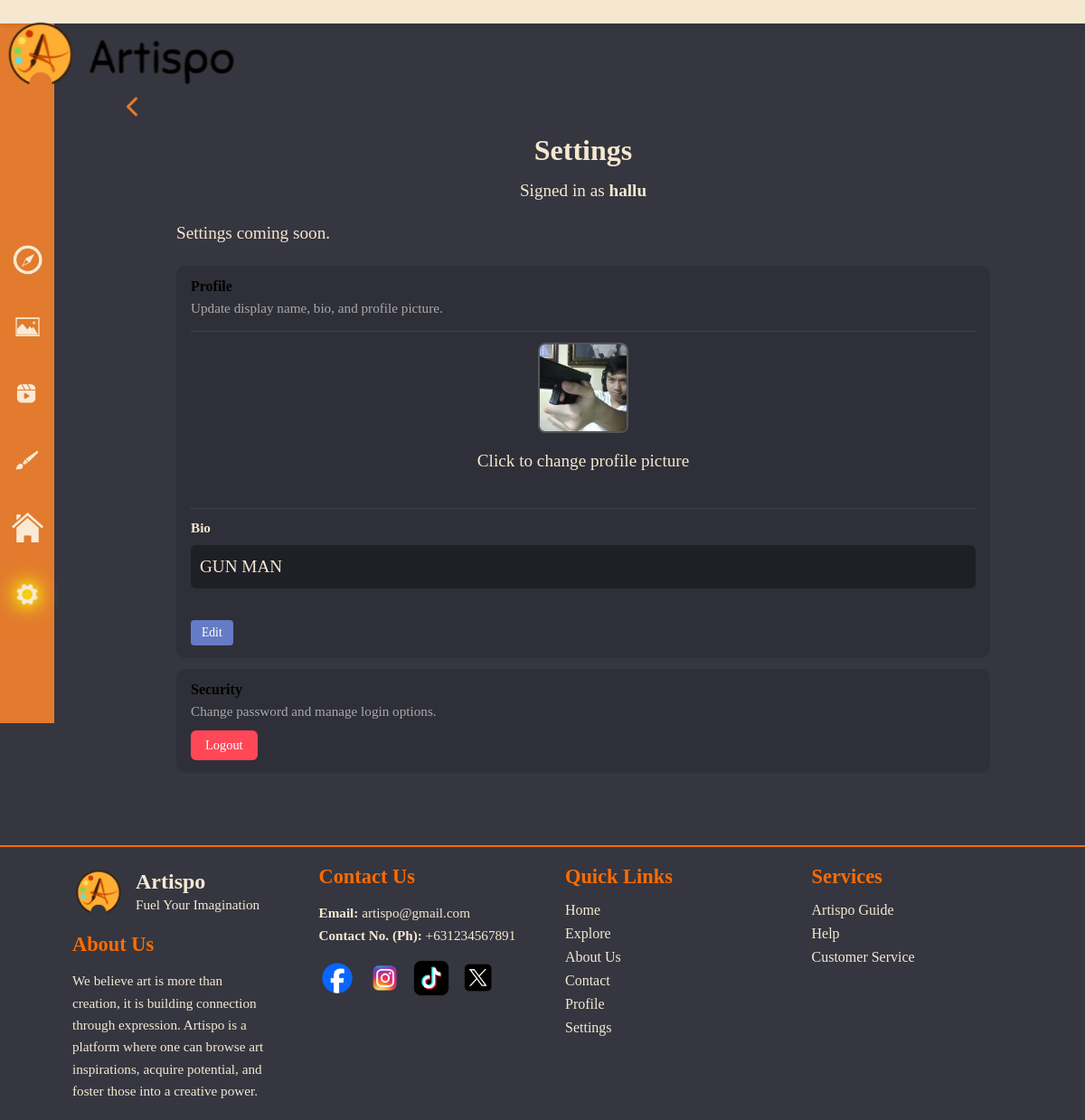
The app's page /settings.php (signed in) with its own data.
### tables this page shows
CREATE TABLE `users` (
  `_id` int(11) NOT NULL,
  `user_id` varchar(36) NOT NULL,
  `username` varchar(50) NOT NULL,
  `email` varchar(255) NOT NULL,
  `password` varchar(255) NOT NULL,
  `profile_picture` varchar(255) DEFAULT NULL,
  `bio` varchar(500) DEFAULT NULL
);

### settings.php (the view, shortened to what this page needs)
<?php
$username = $_SESSION['username'] ?? 'Guest';
$connection = make_db_connection("localhost", "artispo", "root", "");
$stmt = $connection->prepare("SELECT profile_picture, bio FROM users WHERE username = ?");
$stmt->execute([$username]);
$userData = $stmt->fetch(PDO::FETCH_ASSOC);
$userBio = $userData['bio'] ?? "";
$dbProfilePic = $userData['profile_picture'] ?? "";
if (!empty($dbProfilePic)) {
    $profilePic = "uploads/profile_pics/" . $dbProfilePic;
} else {
    $profilePic = "./img/profile-placeholder.png";
}
?>
<!DOCTYPE html>
<html lang="en">
<head>
  <link rel="stylesheet" href="./css/settings.css">
  <link rel="stylesheet" href="./css/profile.css">
  <link rel="stylesheet" href="https://cdnjs.cloudflare.com/ajax/libs/font-awesome/6.4.0/css/all.min.css">
</head>
<body>
  <header class="top-nav">
    <div class="nav-content">
      <div class="logo">
        <img src="./img/Artispo_logo_long.png" alt="Artispo Logo">
      </div>
    </div>
  </header>
  <aside class="sidebar">
    <a href="explore.php" class="icon"><img src="./img/Compass.png" alt="Compass"></a>
    <div class="icon"><img src="./img/Gallery.png" alt="Gallery"></div>
    <div class="icon"><img src="./img/Videos.png" alt="Videos"></div>
    <div class="icon"><img src="./img/paint-brush-icon.png" alt="Art"></div>
    <a href="home.php" class="icon"><img src="./img/Home.png" alt="Home"></a>
    <a href="settings.php" class="icon active"><img src="./img/Settings.png" alt="Settings"></a>
  </aside>
  <main class="profile-content">
    <div class="profile-card">
      <a href="#" class="back-button" onclick="window.history.back(); return false;"><i class="fas fa-chevron-left"></i></a>
      <h2>Settings</h2>
      <p class="username-info">
        Signed in as <strong><?php echo htmlspecialchars($username); ?></strong>
      </p>
      <div class="settings-container">
        <p class="settings-coming-soon">Settings coming soon.</p>
        <ul class="settings-list">
          <li class="settings-item">
            <strong>Profile</strong>
            <div class="settings-item-description">Update display name, bio, and profile picture.</div>
            <div class="profile-settings-section">
              <div class="profile-pic-container">
                <form id="profilePicForm" method="POST" enctype="multipart/form-data" action="settings.php">
                  <label for="profilePicInput" class="profile-pic-label">
                    <img src="<?php echo htmlspecialchars($profilePic); ?>" alt="Profile Picture" class="profile-pic-preview">
                  </label>
                </form>
                <p class="profile-pic-hint">Click to change profile picture</p>
              </div>
            </div>
            <div class="bio-settings-section">
              <h4 class="bio-label">Bio</h4>
              <div class="bio-display" id="bioDisplay">
                <?php if (!empty($userBio)): ?>
                  <p class="bio-text"><?php echo htmlspecialchars($userBio); ?></p>
                  <button class="edit-bio-btn" onclick="toggleBioEdit()">Edit</button>
                <?php else: ?>
                  <p class="no-bio">No bio yet. Click to add one!</p>
                  <button class="edit-bio-btn" onclick="toggleBioEdit()">Add Bio</button>
                <?php endif; ?>
              </div>
            </div>
          </li>
          <li class="settings-item">
            <strong>Security</strong>
            <div class="settings-item-description">Change password and manage login options.</div>
            <form method="POST" class="logout-form">
              <button type="submit" name="logout_btn" class="logout-btn">Logout</button>
            </form>
          </li>
        </ul>
      </div>
    </div>
  </main>
  <footer class="footer">
    <div class="footer-container">
      <div class="footer-section about">
        <div class="logo-area">
          <img src="./img/Artispo_logo.png" alt="Artispo Logo" class="footer-logo">
          <div>
            <h2>Artispo</h2>
            <p class="tagline">Fuel Your Imagination</p>
          </div>
        </div>
        <h3>About Us</h3>
        <p>We believe art is more than creation, it is building connection through expression. Artispo is a platform where one can browse art inspirations, acquire potential, and foster those into a creative power.</p>
      </div>
      <div class="footer-section contact">
        <h3>Contact Us</h3>
        <p><strong>Email:</strong> artispo@gmail.com</p>
        <p><strong>Contact No. (Ph):</strong> +631234567891</p>
        <div class="social-icons">
          <img src="./img/FB Logo.png" alt="Facebook">
          <img src="./img/IG Logo.png" alt="Instagram">
          <img src="./img/Tiktok Logo.png" alt="TikTok">
          <img src="./img/X Logo.png" alt="X">
        </div>
      </div>
      <div class="footer-section links">
        <h3>Quick Links</h3>
        <ul>
          <li><a href="home.php">Home</a></li>
          <li><a href="explore.php">Explore</a></li>
          <li><a href="about.php">About Us</a></li>
          <li><a href="contact.php">Contact</a></li>
          <li><a href="profile.php">Profile</a></li>
          <li><a href="settings.php">Settings</a></li>
        </ul>
      </div>
      <div class="footer-section services">
        <h3>Services</h3>
        <ul>
          <li><a href="#">Artispo Guide</a></li>
          <li><a href="#">Help</a></li>
          <li><a href="#">Customer Service</a></li>
        </ul>
      </div>
    </div>
  </footer>
</body>
</html>

### css/settings.css (style rules this page uses)
.back-button { display: block; text-decoration: none; color: #e27b2d; font-size: 24px; font-weight: 600; transition: color 0.3s ease; margin-bottom: 15px; margin-left: -20px; cursor: pointer; width: fit-content; }
.username-info { color: #ddd; margin-bottom: 35px; }
.settings-container { text-align: left; max-width: 900px; margin: 0 auto; }
.settings-coming-soon { color: #f6e7d0; margin-bottom: 18px; }
.settings-list { list-style: none; display: flex; flex-direction: column; gap: 12px; }
.settings-item { background: #2f2f39; padding: 14px 16px; border-radius: 10px; }
.settings-item-description { color: #aaa; font-size: 0.95rem; margin-top: 6px; }
.profile-settings-section { margin-top: 16px; padding-top: 12px; border-top: 1px solid #444; }
.profile-pic-container { display: flex; flex-direction: column; align-items: center; gap: 12px; margin-bottom: 16px; }
.profile-pic-label { cursor: pointer; display: inline-block; border-radius: 8px; overflow: hidden; transition: transform 0.3s ease; }
.profile-pic-preview { width: 100px; height: 100px; object-fit: cover; border-radius: 8px; border: 2px solid #555; }
.profile-pic-hint { color: #aaa; font-size: 0.85rem; margin: 0; }
.bio-settings-section { margin-top: 16px; padding-top: 12px; border-top: 1px solid #444; }
.bio-label { color: #f6e7d0; font-size: 0.95rem; margin: 0 0 10px 0; font-weight: 600; }
.bio-display { display: flex; flex-direction: column; gap: 10px; }
.bio-text { color: #ddd; font-size: 0.95rem; line-height: 1.5; margin: 0; padding: 10px; background: #1f1f26; border-radius: 6px; }
.edit-bio-btn { padding: 6px 12px; background-color: #667bc6; color: white; border: none; border-radius: 4px; font-size: 0.85rem; font-weight: 500; cursor: pointer; transition: background-color 0.3s; width: fit-content; }
.logout-form { display: inline-block; margin-top: 12px; }
.logout-btn { padding: 8px 16px; background-color: #ff4757; color: white; border: none; border-radius: 6px; font-size: 0.9rem; font-weight: 500; cursor: pointer; transition: background-color 0.3s; }
.sidebar { position: fixed; left: 0; top: 0; width: 60px; background-color: #e27b2d; display: flex; flex-direction: column; align-items: center; padding-top: 270px; gap: 20px; min-height: 100vh; }
.sidebar .icon { transition: filter 0.2s ease; }
.sidebar .icon img { width: 35px; height: 35px; object-fit: contain; margin-bottom: 15px; cursor: pointer; transition: transform 0.2s ease, filter 0.2s ease; }
.sidebar .icon.active img { filter: drop-shadow(0 0 10px #ffff00) drop-shadow(0 0 6px #ffff00); transform: scale(1.15); }

### records on screen
users: profile_picture (picture), bio "GUN MAN"

### other values on screen
$username "hallu"
